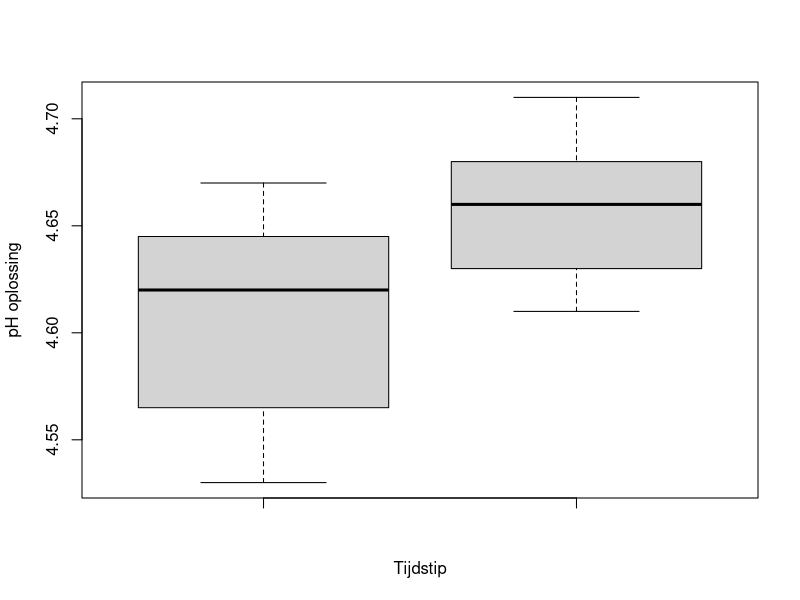
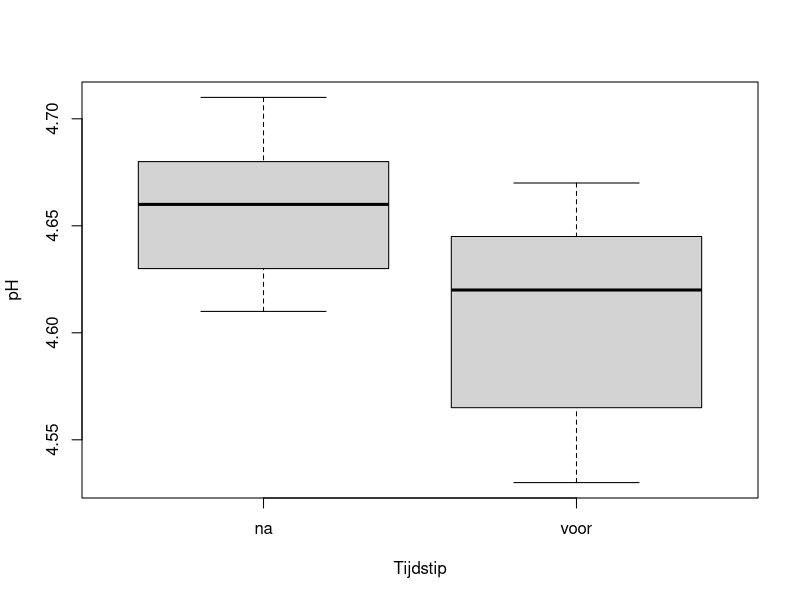
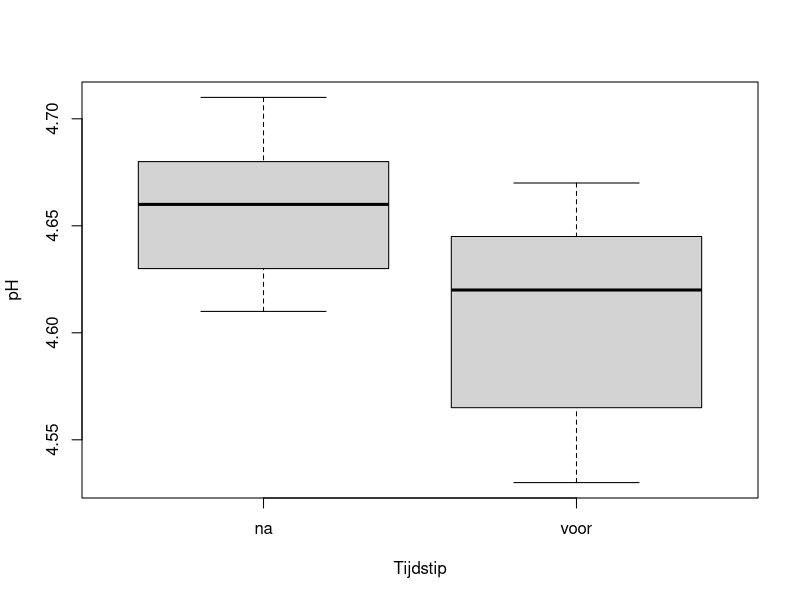
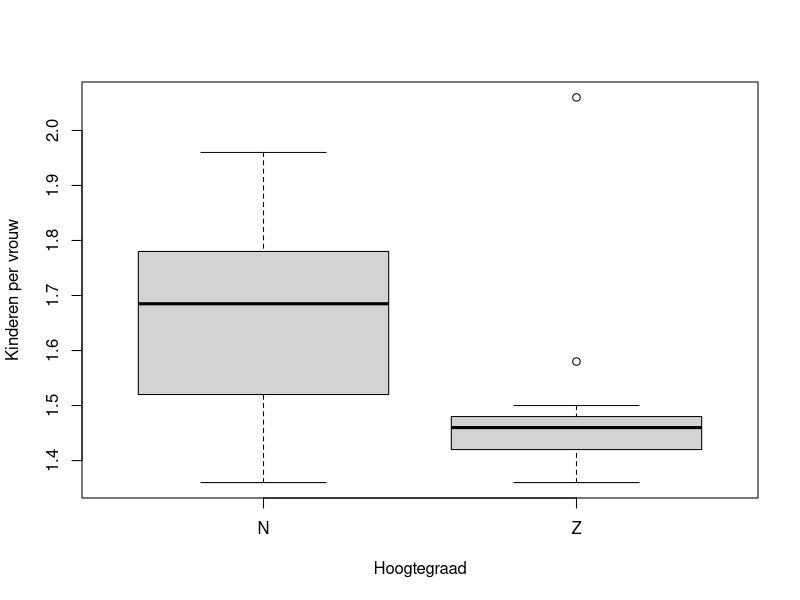

Source code (R) for these figures, in order:
## ---- chunk 1
knitr::opts_chunk$set(echo = TRUE)
## ---- chunk 2
y <- c(3.51, 2.66, 3.12, 4.56, 3.77, 4.69, 2.88, 4.05, 5.12, 2.58, 
       4.32, 3.57, 3.96, 5.04, 2.97, 4.22, 3.49, 3.58, 4.65, 6.48, 
       5.12, 4.24, 3.18)
## ---- chunk 3

## ---- chunk 4

## ---- chunk 5

## ---- chunk 6
y.voor <- c(4.54, 4.67, 4.53, 4.59, 4.64, 4.62, 4.65)
y.na <- c(4.67, 4.61, 4.68, 4.71, 4.65, 4.63)
## ---- chunk 7
boxplot(y.voor, y.na, ylab = "pH oplossing", xlab = "Tijdstip")
## ---- chunk 8
t.test(y.voor, y.na)
## ---- chunk 9
t.test(y.voor, y.na, alternative = "less")
## ---- chunk 10
t.test(y.voor, y.na, alternative = "greater")
## ---- chunk 11
res <- t.test(y.voor, y.na)
t <- res$statistic 
n.1 <- length(y.voor) 
n.2 <- length(y.na) 
d <- abs(t)*sqrt(1/n.1 + 1/n.2) 
names(d) <- "Cohen's d.av"
cat("Effectsterkte d.av = ",d,"\n")
## ---- chunk 12
pH <- c(y.voor, y.na)
group <- c(rep("voor", length(y.voor)), 
           rep("na", length(y.na))) 
pH.data <- data.frame(pH = pH,
                      groep = group)
## ---- chunk 13
str(group)
## ---- chunk 14
pH.data$pH
## ---- chunk 15
pH.data$groep
## ---- chunk 16
str(pH.data$groep)
## ---- chunk 17
boxplot(pH.data$pH ~ pH.data$groep, ylab = "pH", xlab = "Tijdstip")
## ---- chunk 18
boxplot(pH ~ groep, data = pH.data, ylab = "pH", xlab = "Tijdstip")
## ---- chunk 19
t.test(pH ~ groep, data = pH.data, alternative = "two.sided")
## ---- chunk 20

## ---- chunk 21

## ---- chunk 22
y.ziek <- c(1.942, 1.893, 2.313, 2.340, 2.178, 2.300, 2.212, 1.908, 0.962, 1.922, 1.927, 
            1.976, 2.137, 1.588, 2.634)
y.gezond <- c(1.434, 2.448, 2.003, 2.453, 1.721, 1.701, 1.593, 1.549, 1.654, 2.043, 1.563,
              0.926, 0.685, 1.494, 2.537, 1.181, 1.021, 1.734)
## ---- chunk 23

## ---- chunk 24

## ---- chunk 25

## ---- chunk 26
y.ziek <- c(4.439, 4.457, 4.076, 4.396, 4.278, 3.816, 4.110, 4.930, 4.734, 4.573, 4.609, 
            4.787, 4.551, 4.820, 4.053, 4.648, 4.884, 4.666)
y.gezond <- c(4.846, 4.455, 4.136, 4.201, 4.217, 4.100, 3.663, 4.152, 4.425, 4.274, 3.947,
              4.957, 4.309, 4.111, 4.277, 4.479, 4.759, 4.650)
## ---- chunk 27

## ---- chunk 28

## ---- chunk 29

## ---- chunk 30
y.ziek <- c(4.439, 4.457, 4.076, 4.396, 4.278, 3.816, 4.110, 4.930, 4.734, 4.573, 4.609, 
            4.787, 4.551, 4.820, 4.053, 4.648, 4.884, 4.666, 4.490, 4.390, 4.590)
y.gezond <- c(4.846, 4.455, 4.136, 4.201, 4.217, 4.100, 3.663, 4.152, 4.425, 4.274, 3.947,
              4.957, 4.309, 4.111, 4.277, 4.479, 4.759, 4.650, 4.212, 4.421, 4.332)
## ---- chunk 31

## ---- chunk 32

## ---- chunk 33

## ---- chunk 34
y.20 <- c(13, 12, 15, 14, 15, 12, 16, 17, 11, 13)
y.30 <- c(8, 12, 9, 11, 14, 9, 13, 16)
## ---- chunk 35

## ---- chunk 36

## ---- chunk 37

## ---- chunk 38

## ---- chunk 39
y <- c(10.8, 10.6, 10.5, 10.7, 10.4, 10.7, 10.6, 10.2, 10.6, 10.6, 
       10.7, 10.4, 10.9, 10.7, 10.5, 10.7, 10.6, 10.9, 10.4, 10.7, 
       10.6, 10.7, 10.6, 10.2, 10.6, 10.5, 10.5, 10.5, 10.4, 10.9, 
       10.6, 10.5, 10.6, 10.6, 10.7, 10.6, 10.7, 10.4, 10.5, 10.6)
## ---- chunk 40

## ---- chunk 41
myData <- read.table(file = "data/Les04.txt", header = T, sep = "\t")
head(myData)
str(myData)
myData
## ---- chunk 42
myData$Breedtegraad <- factor(myData$Breedtegraad, levels = c("W", "O"))
str(myData)
## ---- chunk 43
boxplot(KinderenPerVrouw ~ Hoogtegraad, data = myData, 
        xlab = "Hoogtegraad", ylab = "Kinderen per vrouw")
res <- t.test(KinderenPerVrouw ~ Hoogtegraad, data = myData)
res
n.1 <- sum(myData$Hoogtegraad == "N")
n.2 <- sum(myData$Hoogtegraad == "Z")
d.av <- abs(res$statistic)*sqrt(1/n.1 + 1/n.2)
names(d.av) <- "Cohen's d.av"
cat("Effectsterkte: d.av = ",d.av,"\n")
## ---- chunk 44

## ---- chunk 45
myTwoSampleTTest <- function(y, x){
  res <- t.test(y ~ x)
  pValue <- res$p.value
  n.1 <- sum(x == levels(x)[[1]])
  n.2 <- sum(x == levels(x)[[2]])
  d.av <- abs(res$statistic)*sqrt(1/n.1 + 1/n.2)
  a <- c()
  a[[1]] <- pValue
  a[[2]] <- d.av
  names(a) <- c("p value", "d.av")
  return(a)
}
## ---- chunk 46

## ---- chunk 47

## ---- chunk 48
tapply(myData$KinderenPerVrouw, myData$Hoogtegraad, mean)
## ---- chunk 49

